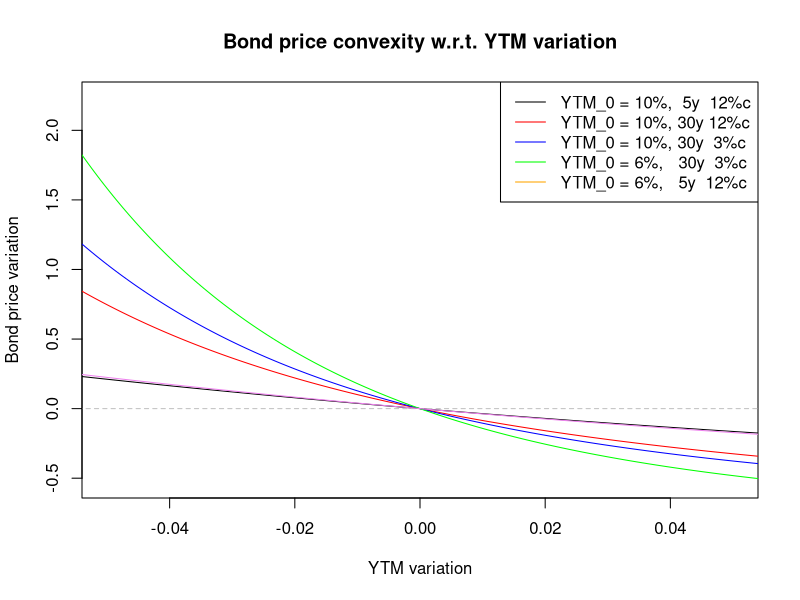
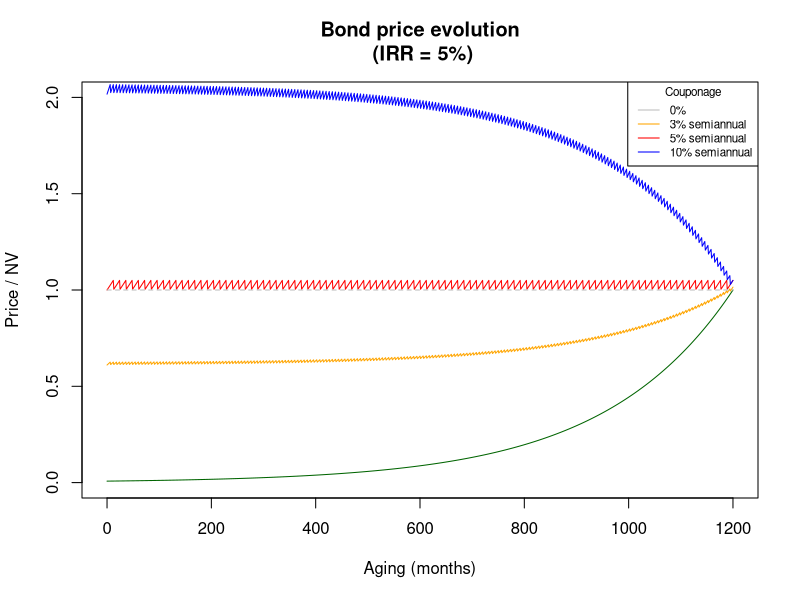

Source code (R) for these figures, in order:

# Convexity
price <- function(irr, maturity, cRate = 0, cFreq = 1, VN = 10000){ 
  p = VN/(1+irr)^maturity
  if (cRate != 0) {
    for (i in seq(cFreq, maturity, cFreq)){
      p = p + VN*cRate / (1+irr)^i
    }}
  return(p)
}

irrs = seq(-0.06, 0.06, 0.0005)
x1 = sapply(0.1 + irrs, price, maturity = 5, cRate = 0.12) / price(0.1, 5, 0.12) - 1
x2 = sapply(0.1 + irrs, price, maturity = 30, cRate =0.12) / price(0.1, 30, 0.12) - 1
x3 = sapply(0.1 + irrs, price, maturity = 30, cRate =0.03) / price(0.1, 30, 0.03) - 1
x4 = sapply(0.06 + irrs, price, maturity = 30, cRate =0.03) / price(0.06, 30, 0.03) -1
x5 = sapply(0.06 + irrs, price, maturity = 5, cRate =0.12) / price(0.06, 5, 0.12) -1

plot(irrs, x1, col = 1, type = "l",
     ylab = "Bond price variation", xlab = "YTM variation",
     ylim = c(min(x1,x2,x3,x4), max(x1,x2,x3,x4)),
     xlim = c(-0.05, 0.05),
     main = "Bond price convexity w.r.t. YTM variation")
lines(irrs, rep(0, length(irrs)), col = "grey", lty = 2)
lines(irrs,x2, col = "red")
lines(irrs,x3, col = "blue")
lines(irrs,x4, col = "green")
lines(irrs,x5, col = "violet")
legend("topright", legend = c("YTM_0 = 10%,  5y  12%c", "YTM_0 = 10%, 30y 12%c", 
                              "YTM_0 = 10%, 30y  3%c", "YTM_0 = 6%,   30y  3%c",
                              "YTM_0 = 6%,   5y  12%c"), 
       col = c("black", "red", "blue", "green", "orange"), lty = 1)



# Price fluctuation on zero-risk w/couponage
tprice <- function(t = 0, irr, antiq, cRate = 0, cFreq = 1, VN = 10000){ 
  # t is months, antiq is yrs, cFreq is coupons per year
  p = VN/(1+irr)^(antiq - t/12)
  if (cRate != 0) {
    cRate = cRate / cFreq
    for (i in seq(12/cFreq, antiq * 12, 12/cFreq)){
      if(i >= t){
        p = p + VN*cRate / (1+irr)^((i - t)/12) 
      }
    }}
  return(p)
}

mktIRR = 0.05
n = 100
ts = seq(0,n*12)
plot(ts, sapply(ts, tprice, irr = mktIRR, antiq = n, cRate = 0.05, cFreq = 1)/10000, 
     type="l", ylim = c(0,2), col = "red",
     xlab = "Aging (months)", ylab = "Price / NV",
     main = "Bond price evolution\n (IRR = 5%)",
     font.size = 2)
lines(ts, sapply(ts, tprice, irr = mktIRR, antiq = n)/10000, col = "darkgreen")
lines(ts, sapply(ts, tprice, irr = mktIRR, antiq = n, cRate = 0.03, cFreq =  2)/10000, col = "orange")
lines(ts, sapply(ts, tprice, irr = mktIRR, antiq = n, cRate = 0.1, cFreq = 2)/10000, col = "blue")
lines(ts, rep(1,length(ts)), col = "grey", lty = 2)
legend("topright", title = "Couponage", legend = c("0%", "3% semiannual", "5% semiannual", 
                                                   "10% semiannual"), 
       col = c("grey", "orange", "red", "blue"), lty = 1,
       cex = 0.7)